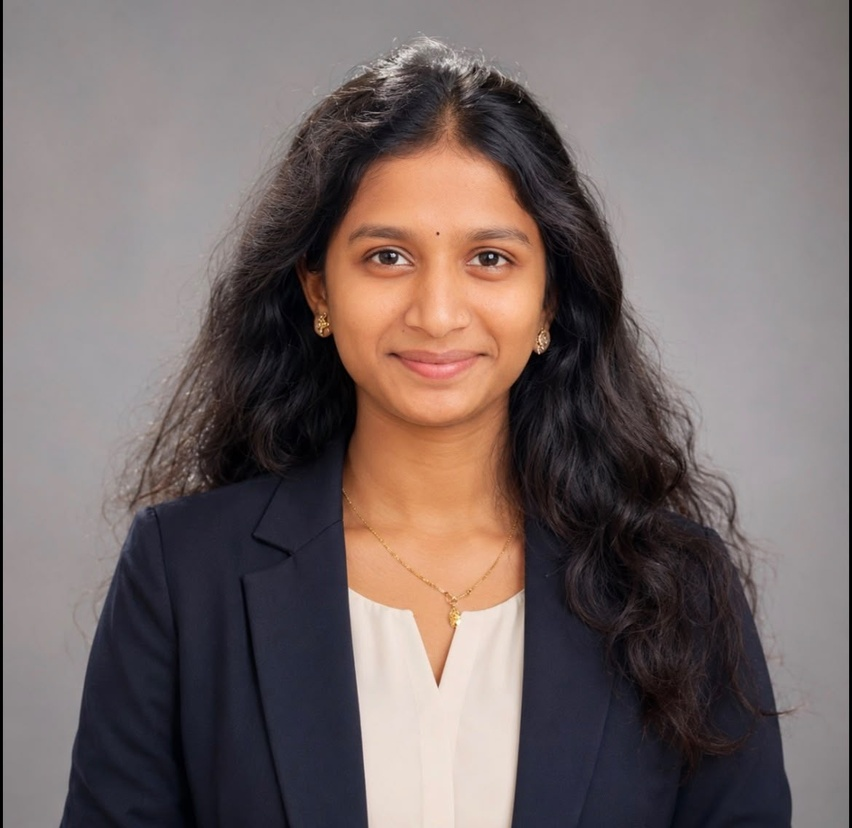
#> input picture ai/test.jpg, 852 x 828 px, shrunk from 1170 x 1136 before the run
$ python -i face_detection.py   (imports and definitions only)
#> lines starting #> are read from the running program, lines starting #| are printed output that depends on the picture
import os
import cv2


def analyze_face(image_path):
    """
    Detect a face in an image and estimate basic face proportions.

    Note:
    Haar Cascade detects faces, but its bounding box cannot
    reliably determine a person's actual face shape.
    The face-shape result below is only a rough estimate.
    """
#> called with image_path = 'test.jpg'

    try:
        if not os.path.exists(image_path):
            return {
                "detected": False,
                "message": "Image file not found."
            }

        image = cv2.imread(image_path)
#> image is the input picture: shape (828, 852, 3); mean B, G, R 103.5, 105.1, 117.7

        if image is None:
            return {
                "detected": False,
                "message": "Unable to read the image."
            }

        gray = cv2.cvtColor(
            image,
            cv2.COLOR_BGR2GRAY
        )
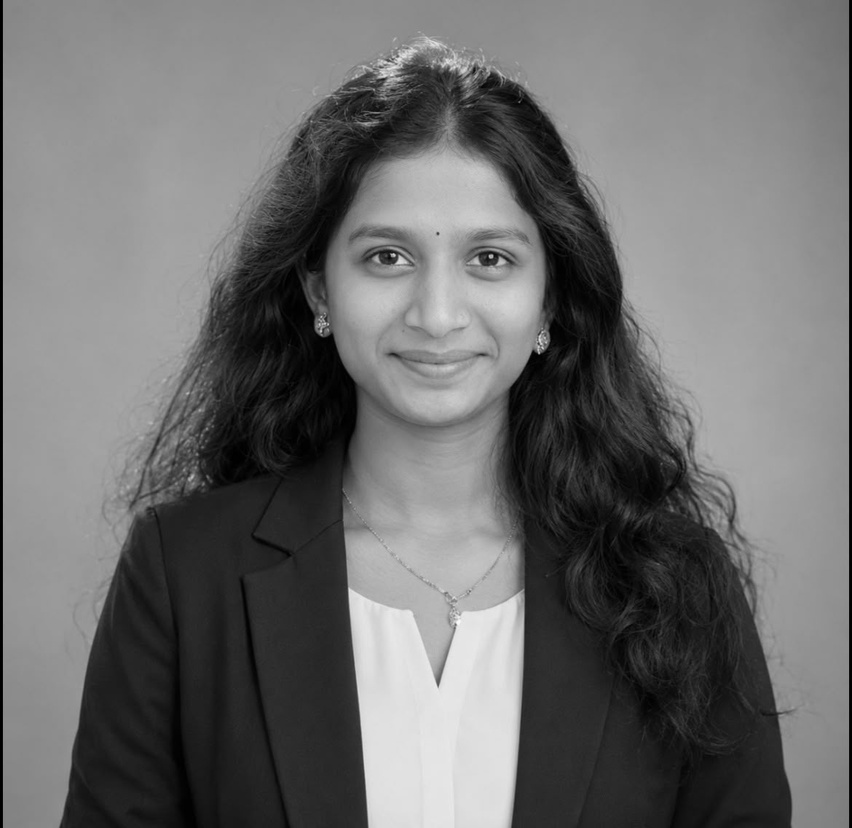
#> gray: shape (828, 852); min 0, max 250, mean 108.7

        gray = cv2.equalizeHist(gray)
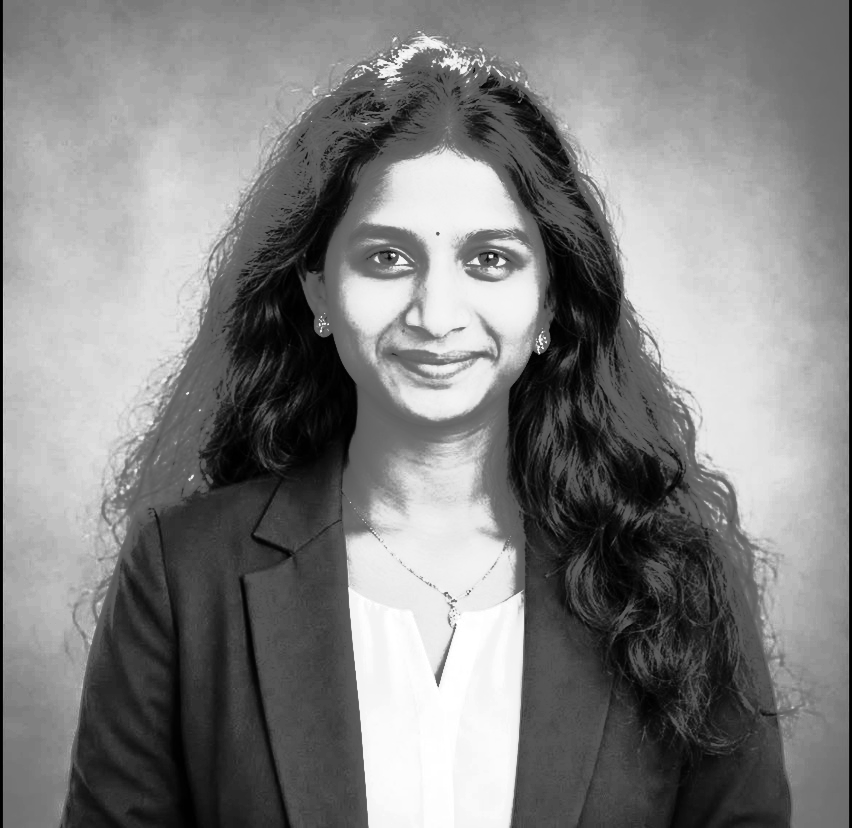
#> gray: shape (828, 852); min 0, max 255, mean 128.5

        cascade_path = (
            cv2.data.haarcascades
            + "haarcascade_frontalface_default.xml"
        )

        face_cascade = cv2.CascadeClassifier(
            cascade_path
        )

        if face_cascade.empty():
            return {
                "detected": False,
                "message": "Face detection model could not load."
            }

        faces = face_cascade.detectMultiScale(
            gray,
            scaleFactor=1.1,
            minNeighbors=5,
            minSize=(60, 60)
        )
#> faces = [[301, 154, 270, 270]]

        if len(faces) == 0:
            return {
                "detected": False,
                "message": (
                    "No face detected. "
                    "Please upload a clear, front-facing photo."
                )
            }

        # Choose the largest detected face.
        x, y, width, height = max(
            faces,
            key=lambda face: face[2] * face[3]
        )
#> x = 301; y = 154; width = 270; height = 270

        # Rough estimate based on face bounding-box proportions.
        ratio = width / height
#> ratio = 1

        if ratio >= 0.85:
            face_shape = "Round"
        elif ratio <= 0.65:
            face_shape = "Long"
        else:
            face_shape = "Oval"

        return {
            "detected": True,
            "face_shape": face_shape,
            "x": int(x),
            "y": int(y),
            "width": int(width),
            "height": int(height),
            "message": "Face detected successfully."
        }

    except Exception as error:
        print("Face detection error:", error)

        return {
            "detected": False,
            "message": (
                "An error occurred during face detection."
            )
        }


def detect_face(image_path):
    result = analyze_face(image_path)
    return result.get("detected", False)

>>> result = analyze_face('test.jpg')
#> result = {'detected': True, 'face_shape': 'Round', 'x': 301, 'y': 154, 'width': 270, 'height': 270, 'message': 'Face detected successfully.'}
